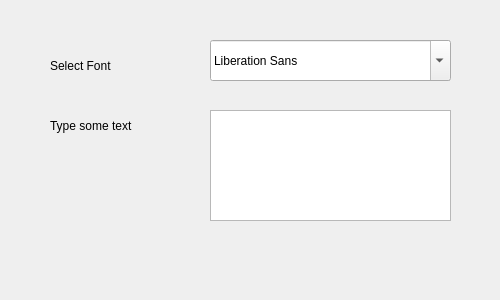
<?xml version="1.0" encoding="UTF-8"?>
<ui version="4.0">
 <class>Dialog</class>
 <widget class="QDialog" name="Dialog">
  <property name="geometry">
   <rect>
    <x>0</x>
    <y>0</y>
    <width>500</width>
    <height>300</height>
   </rect>
  </property>
  <property name="windowTitle">
   <string>Dialog</string>
  </property>
  <widget class="QLabel" name="label">
   <property name="geometry">
    <rect>
     <x>50</x>
     <y>50</y>
     <width>141</width>
     <height>31</height>
    </rect>
   </property>
   <property name="text">
    <string>Select Font</string>
   </property>
  </widget>
  <widget class="QLabel" name="label_2">
   <property name="geometry">
    <rect>
     <x>50</x>
     <y>110</y>
     <width>121</width>
     <height>31</height>
    </rect>
   </property>
   <property name="text">
    <string>Type some text</string>
   </property>
  </widget>
  <widget class="QTextEdit" name="textEdit">
   <property name="geometry">
    <rect>
     <x>210</x>
     <y>110</y>
     <width>241</width>
     <height>111</height>
    </rect>
   </property>
  </widget>
  <widget class="QFontComboBox" name="fontComboBox">
   <property name="geometry">
    <rect>
     <x>210</x>
     <y>40</y>
     <width>241</width>
     <height>41</height>
    </rect>
   </property>
  </widget>
 </widget>
 <resources/>
 <connections/>
</ui>
